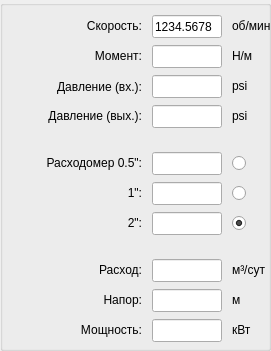
      <widget class="QGroupBox" name="groupBox_2">
       <property name="geometry">
        <rect>
         <x>10</x>
         <y>50</y>
         <width>271</width>
         <height>351</height>
        </rect>
       </property>
       <property name="title">
        <string/>
       </property>
       <widget class="QWidget" name="gridLayoutWidget_2">
        <property name="geometry">
         <rect>
          <x>0</x>
          <y>13</y>
          <width>271</width>
          <height>333</height>
         </rect>
        </property>
        <layout class="QGridLayout" name="gridLayout" columnstretch="0,0,0,0">
         <property name="sizeConstraint">
          <enum>QLayout::SetDefaultConstraint</enum>
         </property>
         <property name="horizontalSpacing">
          <number>10</number>
         </property>
         <property name="verticalSpacing">
          <number>5</number>
         </property>
         <item row="3" column="2">
          <widget class="QLineEdit" name="txtPsiOut">
           <property name="sizePolicy">
            <sizepolicy hsizetype="Fixed" vsizetype="Fixed">
             <horstretch>0</horstretch>
             <verstretch>0</verstretch>
            </sizepolicy>
           </property>
           <property name="minimumSize">
            <size>
             <width>70</width>
             <height>23</height>
            </size>
           </property>
           <property name="maximumSize">
            <size>
             <width>70</width>
             <height>23</height>
            </size>
           </property>
           <property name="focusPolicy">
            <enum>Qt::ClickFocus</enum>
           </property>
           <property name="inputMethodHints">
            <set>Qt::ImhNone</set>
           </property>
           <property name="readOnly">
            <bool>true</bool>
           </property>
          </widget>
         </item>
         <item row="0" column="0" colspan="2">
          <widget class="QLabel" name="lblProducer_2">
           <property name="sizePolicy">
            <sizepolicy hsizetype="Fixed" vsizetype="Fixed">
             <horstretch>0</horstretch>
             <verstretch>0</verstretch>
            </sizepolicy>
           </property>
           <property name="minimumSize">
            <size>
             <width>110</width>
             <height>20</height>
            </size>
           </property>
           <property name="maximumSize">
            <size>
             <width>200</width>
             <height>20</height>
            </size>
           </property>
           <property name="text">
            <string>Скорость:</string>
           </property>
           <property name="alignment">
            <set>Qt::AlignRight|Qt::AlignTrailing|Qt::AlignVCenter</set>
           </property>
          </widget>
         </item>
         <item row="2" column="0" colspan="2">
          <widget class="QLabel" name="lblStages_3">
           <property name="sizePolicy">
            <sizepolicy hsizetype="Fixed" vsizetype="Fixed">
             <horstretch>0</horstretch>
             <verstretch>0</verstretch>
            </sizepolicy>
           </property>
           <property name="minimumSize">
            <size>
             <width>110</width>
             <height>20</height>
            </size>
           </property>
           <property name="maximumSize">
            <size>
             <width>200</width>
             <height>19</height>
            </size>
           </property>
           <property name="text">
            <string>Давление (вх.):</string>
           </property>
           <property name="alignment">
            <set>Qt::AlignRight|Qt::AlignTrailing|Qt::AlignVCenter</set>
           </property>
          </widget>
         </item>
         <item row="5" column="0" colspan="2">
          <widget class="QLabel" name="lblSerial_4">
           <property name="sizePolicy">
            <sizepolicy hsizetype="Fixed" vsizetype="Fixed">
             <horstretch>0</horstretch>
             <verstretch>0</verstretch>
            </sizepolicy>
           </property>
           <property name="minimumSize">
            <size>
             <width>110</width>
             <height>20</height>
            </size>
           </property>
           <property name="maximumSize">
            <size>
             <width>200</width>
             <height>20</height>
            </size>
           </property>
           <property name="text">
            <string>Расходомер 0.5&quot;:</string>
           </property>
           <property name="alignment">
            <set>Qt::AlignRight|Qt::AlignTrailing|Qt::AlignVCenter</set>
           </property>
          </widget>
         </item>
         <item row="0" column="3">
          <widget class="QLabel" name="lblProducer_3">
           <property name="sizePolicy">
            <sizepolicy hsizetype="Fixed" vsizetype="Fixed">
             <horstretch>0</horstretch>
             <verstretch>0</verstretch>
            </sizepolicy>
           </property>
           <property name="minimumSize">
            <size>
             <width>0</width>
             <height>0</height>
            </size>
           </property>
           <property name="maximumSize">
            <size>
             <width>120</width>
             <height>20</height>
            </size>
           </property>
           <property name="layoutDirection">
            <enum>Qt::RightToLeft</enum>
           </property>
           <property name="text">
            <string>об/мин</string>
           </property>
           <property name="alignment">
            <set>Qt::AlignLeading|Qt::AlignLeft|Qt::AlignVCenter</set>
           </property>
          </widget>
         </item>
         <item row="6" column="0" colspan="2">
          <widget class="QLabel" name="lblSerial_5">
           <property name="sizePolicy">
            <sizepolicy hsizetype="Fixed" vsizetype="Fixed">
             <horstretch>0</horstretch>
             <verstretch>0</verstretch>
            </sizepolicy>
           </property>
           <property name="minimumSize">
            <size>
             <width>110</width>
             <height>0</height>
            </size>
           </property>
           <property name="maximumSize">
            <size>
             <width>200</width>
             <height>20</height>
            </size>
           </property>
           <property name="text">
            <string> 1&quot;:</string>
           </property>
           <property name="alignment">
            <set>Qt::AlignRight|Qt::AlignTrailing|Qt::AlignVCenter</set>
           </property>
          </widget>
         </item>
         <item row="5" column="3">
          <widget class="QRadioButton" name="radioFlow05">
           <property name="maximumSize">
            <size>
             <width>20</width>
             <height>20</height>
            </size>
           </property>
           <property name="text">
            <string/>
           </property>
          </widget>
         </item>
         <item row="10" column="2">
          <widget class="QLineEdit" name="txtLift">
           <property name="sizePolicy">
            <sizepolicy hsizetype="Fixed" vsizetype="Fixed">
             <horstretch>0</horstretch>
             <verstretch>0</verstretch>
            </sizepolicy>
           </property>
           <property name="minimumSize">
            <size>
             <width>70</width>
             <height>23</height>
            </size>
           </property>
           <property name="maximumSize">
            <size>
             <width>70</width>
             <height>23</height>
            </size>
           </property>
           <property name="focusPolicy">
            <enum>Qt::ClickFocus</enum>
           </property>
           <property name="inputMethodHints">
            <set>Qt::ImhNone</set>
           </property>
           <property name="readOnly">
            <bool>true</bool>
           </property>
          </widget>
         </item>
         <item row="4" column="2">
          <widget class="QWidget" name="widget" native="true">
           <property name="maximumSize">
            <size>
             <width>100</width>
             <height>10</height>
            </size>
           </property>
          </widget>
         </item>
         <item row="2" column="3">
          <widget class="QLabel" name="lblProducer_5">
           <property name="sizePolicy">
            <sizepolicy hsizetype="Fixed" vsizetype="Fixed">
             <horstretch>0</horstretch>
             <verstretch>0</verstretch>
            </sizepolicy>
           </property>
           <property name="minimumSize">
            <size>
             <width>0</width>
             <height>0</height>
            </size>
           </property>
           <property name="maximumSize">
            <size>
             <width>120</width>
             <height>20</height>
            </size>
           </property>
           <property name="text">
            <string>psi</string>
           </property>
           <property name="alignment">
            <set>Qt::AlignLeading|Qt::AlignLeft|Qt::AlignVCenter</set>
           </property>
          </widget>
         </item>
         <item row="5" column="2">
          <widget class="QLineEdit" name="txtFlow05">
           <property name="sizePolicy">
            <sizepolicy hsizetype="Fixed" vsizetype="Fixed">
             <horstretch>0</horstretch>
             <verstretch>0</verstretch>
            </sizepolicy>
           </property>
           <property name="minimumSize">
            <size>
             <width>70</width>
             <height>23</height>
            </size>
           </property>
           <property name="maximumSize">
            <size>
             <width>70</width>
             <height>23</height>
            </size>
           </property>
           <property name="focusPolicy">
            <enum>Qt::ClickFocus</enum>
           </property>
           <property name="inputMethodHints">
            <set>Qt::ImhNone</set>
           </property>
           <property name="readOnly">
            <bool>true</bool>
           </property>
          </widget>
         </item>
         <item row="7" column="0" colspan="2">
          <widget class="QLabel" name="lblLenght_3">
           <property name="sizePolicy">
            <sizepolicy hsizetype="Fixed" vsizetype="Fixed">
             <horstretch>0</horstretch>
             <verstretch>0</verstretch>
            </sizepolicy>
           </property>
           <property name="minimumSize">
            <size>
             <width>110</width>
             <height>20</height>
            </size>
           </property>
           <property name="maximumSize">
            <size>
             <width>200</width>
             <height>20</height>
            </size>
           </property>
           <property name="text">
            <string>2&quot;:</string>
           </property>
           <property name="alignment">
            <set>Qt::AlignRight|Qt::AlignTrailing|Qt::AlignVCenter</set>
           </property>
          </widget>
         </item>
         <item row="8" column="2">
          <widget class="QWidget" name="widget_2" native="true">
           <property name="maximumSize">
            <size>
             <width>100</width>
             <height>10</height>
            </size>
           </property>
          </widget>
         </item>
         <item row="6" column="3">
          <widget class="QRadioButton" name="radioFlow05_2">
           <property name="maximumSize">
            <size>
             <width>20</width>
             <height>20</height>
            </size>
           </property>
           <property name="text">
            <string/>
           </property>
          </widget>
         </item>
         <item row="3" column="3">
          <widget class="QLabel" name="lblProducer_6">
           <property name="sizePolicy">
            <sizepolicy hsizetype="Fixed" vsizetype="Fixed">
             <horstretch>0</horstretch>
             <verstretch>0</verstretch>
            </sizepolicy>
           </property>
           <property name="minimumSize">
            <size>
             <width>0</width>
             <height>0</height>
            </size>
           </property>
           <property name="maximumSize">
            <size>
             <width>120</width>
             <height>20</height>
            </size>
           </property>
           <property name="layoutDirection">
            <enum>Qt::RightToLeft</enum>
           </property>
           <property name="text">
            <string>psi</string>
           </property>
           <property name="alignment">
            <set>Qt::AlignLeading|Qt::AlignLeft|Qt::AlignVCenter</set>
           </property>
          </widget>
         </item>
         <item row="10" column="0" colspan="2">
          <widget class="QLabel" name="lblAssembly_6">
           <property name="sizePolicy">
            <sizepolicy hsizetype="Fixed" vsizetype="Fixed">
             <horstretch>0</horstretch>
             <verstretch>0</verstretch>
            </sizepolicy>
           </property>
           <property name="minimumSize">
            <size>
             <width>110</width>
             <height>20</height>
            </size>
           </property>
           <property name="maximumSize">
            <size>
             <width>200</width>
             <height>20</height>
            </size>
           </property>
           <property name="text">
            <string>Напор:</string>
           </property>
           <property name="alignment">
            <set>Qt::AlignRight|Qt::AlignTrailing|Qt::AlignVCenter</set>
           </property>
          </widget>
         </item>
         <item row="0" column="2">
          <widget class="QLineEdit" name="txtRPM">
           <property name="sizePolicy">
            <sizepolicy hsizetype="Fixed" vsizetype="Fixed">
             <horstretch>0</horstretch>
             <verstretch>0</verstretch>
            </sizepolicy>
           </property>
           <property name="minimumSize">
            <size>
             <width>70</width>
             <height>23</height>
            </size>
           </property>
           <property name="maximumSize">
            <size>
             <width>70</width>
             <height>23</height>
            </size>
           </property>
           <property name="focusPolicy">
            <enum>Qt::ClickFocus</enum>
           </property>
           <property name="inputMethodHints">
            <set>Qt::ImhNone</set>
           </property>
           <property name="text">
            <string>1234.5678</string>
           </property>
           <property name="readOnly">
            <bool>true</bool>
           </property>
          </widget>
         </item>
         <item row="11" column="3">
          <widget class="QLabel" name="lblProducer_9">
           <property name="sizePolicy">
            <sizepolicy hsizetype="Fixed" vsizetype="Fixed">
             <horstretch>0</horstretch>
             <verstretch>0</verstretch>
            </sizepolicy>
           </property>
           <property name="minimumSize">
            <size>
             <width>0</width>
             <height>0</height>
            </size>
           </property>
           <property name="maximumSize">
            <size>
             <width>120</width>
             <height>20</height>
            </size>
           </property>
           <property name="layoutDirection">
            <enum>Qt::RightToLeft</enum>
           </property>
           <property name="text">
            <string>кВт</string>
           </property>
           <property name="alignment">
            <set>Qt::AlignLeading|Qt::AlignLeft|Qt::AlignVCenter</set>
           </property>
          </widget>
         </item>
         <item row="7" column="2">
          <widget class="QLineEdit" name="txtFlow2">
           <property name="sizePolicy">
            <sizepolicy hsizetype="Fixed" vsizetype="Fixed">
             <horstretch>0</horstretch>
             <verstretch>0</verstretch>
            </sizepolicy>
           </property>
           <property name="minimumSize">
            <size>
             <width>70</width>
             <height>23</height>
            </size>
           </property>
           <property name="maximumSize">
            <size>
             <width>70</width>
             <height>23</height>
            </size>
           </property>
           <property name="focusPolicy">
            <enum>Qt::ClickFocus</enum>
           </property>
           <property name="inputMethodHints">
            <set>Qt::ImhNone</set>
           </property>
           <property name="readOnly">
            <bool>true</bool>
           </property>
          </widget>
         </item>
         <item row="9" column="0" colspan="2">
          <widget class="QLabel" name="lblAssembly_9">
           <property name="sizePolicy">
            <sizepolicy hsizetype="Fixed" vsizetype="Fixed">
             <horstretch>0</horstretch>
             <verstretch>0</verstretch>
            </sizepolicy>
           </property>
           <property name="minimumSize">
            <size>
             <width>110</width>
             <height>20</height>
            </size>
           </property>
           <property name="maximumSize">
            <size>
             <width>200</width>
             <height>20</height>
            </size>
           </property>
           <property name="text">
            <string>Расход:</string>
           </property>
           <property name="alignment">
            <set>Qt::AlignRight|Qt::AlignTrailing|Qt::AlignVCenter</set>
           </property>
          </widget>
         </item>
         <item row="9" column="3">
          <widget class="QLabel" name="lblProducer_7">
           <property name="sizePolicy">
            <sizepolicy hsizetype="Fixed" vsizetype="Fixed">
             <horstretch>0</horstretch>
             <verstretch>0</verstretch>
            </sizepolicy>
           </property>
           <property name="minimumSize">
            <size>
             <width>0</width>
             <height>0</height>
            </size>
           </property>
           <property name="maximumSize">
            <size>
             <width>120</width>
             <height>20</height>
            </size>
           </property>
           <property name="layoutDirection">
            <enum>Qt::RightToLeft</enum>
           </property>
           <property name="text">
            <string>м³/сут</string>
           </property>
           <property name="alignment">
            <set>Qt::AlignLeading|Qt::AlignLeft|Qt::AlignVCenter</set>
           </property>
          </widget>
         </item>
         <item row="9" column="2">
          <widget class="QLineEdit" name="txtFlow">
           <property name="sizePolicy">
            <sizepolicy hsizetype="Fixed" vsizetype="Fixed">
             <horstretch>0</horstretch>
             <verstretch>0</verstretch>
            </sizepolicy>
           </property>
           <property name="minimumSize">
            <size>
             <width>70</width>
             <height>23</height>
            </size>
           </property>
           <property name="maximumSize">
            <size>
             <width>70</width>
             <height>23</height>
            </size>
           </property>
           <property name="focusPolicy">
            <enum>Qt::ClickFocus</enum>
           </property>
           <property name="inputMethodHints">
            <set>Qt::ImhNone</set>
           </property>
           <property name="readOnly">
            <bool>true</bool>
           </property>
          </widget>
         </item>
         <item row="2" column="2">
          <widget class="QLineEdit" name="txtPsiIn">
           <property name="sizePolicy">
            <sizepolicy hsizetype="Fixed" vsizetype="Fixed">
             <horstretch>0</horstretch>
             <verstretch>0</verstretch>
            </sizepolicy>
           </property>
           <property name="minimumSize">
            <size>
             <width>70</width>
             <height>23</height>
            </size>
           </property>
           <property name="maximumSize">
            <size>
             <width>70</width>
             <height>23</height>
            </size>
           </property>
           <property name="focusPolicy">
            <enum>Qt::ClickFocus</enum>
           </property>
           <property name="inputMethodHints">
            <set>Qt::ImhNone</set>
           </property>
           <property name="readOnly">
            <bool>true</bool>
           </property>
          </widget>
         </item>
         <item row="1" column="0" colspan="2">
          <widget class="QLabel" name="lblType_2">
           <property name="sizePolicy">
            <sizepolicy hsizetype="Fixed" vsizetype="Fixed">
             <horstretch>0</horstretch>
             <verstretch>0</verstretch>
            </sizepolicy>
           </property>
           <property name="minimumSize">
            <size>
             <width>110</width>
             <height>20</height>
            </size>
           </property>
           <property name="maximumSize">
            <size>
             <width>200</width>
             <height>20</height>
            </size>
           </property>
           <property name="text">
            <string>Момент:</string>
           </property>
           <property name="alignment">
            <set>Qt::AlignRight|Qt::AlignTrailing|Qt::AlignVCenter</set>
           </property>
          </widget>
         </item>
         <item row="10" column="3">
          <widget class="QLabel" name="lblProducer_8">
           <property name="sizePolicy">
            <sizepolicy hsizetype="Fixed" vsizetype="Fixed">
             <horstretch>0</horstretch>
             <verstretch>0</verstretch>
            </sizepolicy>
           </property>
           <property name="minimumSize">
            <size>
             <width>0</width>
             <height>0</height>
            </size>
           </property>
           <property name="maximumSize">
            <size>
             <width>120</width>
             <height>20</height>
            </size>
           </property>
           <property name="layoutDirection">
            <enum>Qt::RightToLeft</enum>
           </property>
           <property name="text">
            <string>м</string>
           </property>
           <property name="alignment">
            <set>Qt::AlignLeading|Qt::AlignLeft|Qt::AlignVCenter</set>
           </property>
          </widget>
         </item>
         <item row="6" column="2">
          <widget class="QLineEdit" name="txtFlow1">
           <property name="sizePolicy">
            <sizepolicy hsizetype="Fixed" vsizetype="Fixed">
             <horstretch>0</horstretch>
             <verstretch>0</verstretch>
            </sizepolicy>
           </property>
           <property name="minimumSize">
            <size>
             <width>70</width>
             <height>23</height>
            </size>
           </property>
           <property name="maximumSize">
            <size>
             <width>70</width>
             <height>23</height>
            </size>
           </property>
           <property name="focusPolicy">
            <enum>Qt::ClickFocus</enum>
           </property>
           <property name="inputMethodHints">
            <set>Qt::ImhNone</set>
           </property>
           <property name="readOnly">
            <bool>true</bool>
           </property>
          </widget>
         </item>
         <item row="3" column="0" colspan="2">
          <widget class="QLabel" name="lblAssembly_3">
           <property name="sizePolicy">
            <sizepolicy hsizetype="Fixed" vsizetype="Fixed">
             <horstretch>0</horstretch>
             <verstretch>0</verstretch>
            </sizepolicy>
           </property>
           <property name="minimumSize">
            <size>
             <width>110</width>
             <height>20</height>
            </size>
           </property>
           <property name="maximumSize">
            <size>
             <width>200</width>
             <height>20</height>
            </size>
           </property>
           <property name="text">
            <string>Давление (вых.):</string>
           </property>
           <property name="alignment">
            <set>Qt::AlignRight|Qt::AlignTrailing|Qt::AlignVCenter</set>
           </property>
          </widget>
         </item>
         <item row="1" column="2">
          <widget class="QLineEdit" name="txtTorque">
           <property name="sizePolicy">
            <sizepolicy hsizetype="Fixed" vsizetype="Fixed">
             <horstretch>0</horstretch>
             <verstretch>0</verstretch>
            </sizepolicy>
           </property>
           <property name="minimumSize">
            <size>
             <width>70</width>
             <height>23</height>
            </size>
           </property>
           <property name="maximumSize">
            <size>
             <width>70</width>
             <height>23</height>
            </size>
           </property>
           <property name="focusPolicy">
            <enum>Qt::ClickFocus</enum>
           </property>
           <property name="inputMethodHints">
            <set>Qt::ImhNone</set>
           </property>
           <property name="readOnly">
            <bool>true</bool>
           </property>
          </widget>
         </item>
         <item row="11" column="2">
          <widget class="QLineEdit" name="txtPower">
           <property name="sizePolicy">
            <sizepolicy hsizetype="Fixed" vsizetype="Fixed">
             <horstretch>0</horstretch>
             <verstretch>0</verstretch>
            </sizepolicy>
           </property>
           <property name="minimumSize">
            <size>
             <width>70</width>
             <height>23</height>
            </size>
           </property>
           <property name="maximumSize">
            <size>
             <width>70</width>
             <height>23</height>
            </size>
           </property>
           <property name="focusPolicy">
            <enum>Qt::ClickFocus</enum>
           </property>
           <property name="inputMethodHints">
            <set>Qt::ImhNone</set>
           </property>
           <property name="readOnly">
            <bool>true</bool>
           </property>
          </widget>
         </item>
         <item row="1" column="3">
          <widget class="QLabel" name="lblProducer_4">
           <property name="sizePolicy">
            <sizepolicy hsizetype="Fixed" vsizetype="Fixed">
             <horstretch>0</horstretch>
             <verstretch>0</verstretch>
            </sizepolicy>
           </property>
           <property name="minimumSize">
            <size>
             <width>0</width>
             <height>0</height>
            </size>
           </property>
           <property name="maximumSize">
            <size>
             <width>120</width>
             <height>20</height>
            </size>
           </property>
           <property name="text">
            <string>Н/м</string>
           </property>
           <property name="alignment">
            <set>Qt::AlignLeading|Qt::AlignLeft|Qt::AlignVCenter</set>
           </property>
          </widget>
         </item>
         <item row="7" column="3">
          <widget class="QRadioButton" name="radioFlow05_3">
           <property name="maximumSize">
            <size>
             <width>20</width>
             <height>20</height>
            </size>
           </property>
           <property name="text">
            <string/>
           </property>
           <property name="checked">
            <bool>true</bool>
           </property>
          </widget>
         </item>
         <item row="11" column="0" colspan="2">
          <widget class="QLabel" name="lblAssembly_10">
           <property name="sizePolicy">
            <sizepolicy hsizetype="Fixed" vsizetype="Fixed">
             <horstretch>0</horstretch>
             <verstretch>0</verstretch>
            </sizepolicy>
           </property>
           <property name="minimumSize">
            <size>
             <width>110</width>
             <height>20</height>
            </size>
           </property>
           <property name="maximumSize">
            <size>
             <width>200</width>
             <height>20</height>
            </size>
           </property>
           <property name="text">
            <string>Мощность:</string>
           </property>
           <property name="alignment">
            <set>Qt::AlignRight|Qt::AlignTrailing|Qt::AlignVCenter</set>
           </property>
          </widget>
         </item>
        </layout>
       </widget>
      </widget>
